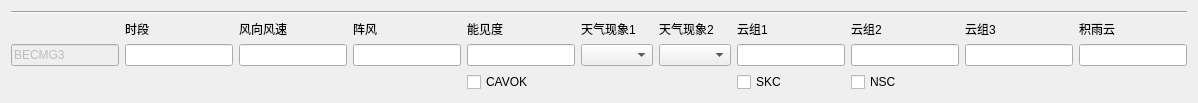
    <widget class="QFrame" name="becmg3_frame">
     <layout class="QVBoxLayout" name="becmg3">
      <item>
       <layout class="QGridLayout" name="becmg3_layout">
        <item row="1" column="13">
         <widget class="QLabel" name="becmg3_cb_label">
          <property name="text">
           <string>积雨云</string>
          </property>
          <property name="buddy">
           <cstring>becmg3_cb</cstring>
          </property>
         </widget>
        </item>
        <item row="3" column="12">
         <widget class="QLineEdit" name="becmg3_cloud3"/>
        </item>
        <item row="3" column="6">
         <widget class="QLineEdit" name="becmg3_gust"/>
        </item>
        <item row="1" column="10">
         <widget class="QLabel" name="becmg3_cloud1_label">
          <property name="text">
           <string>云组1</string>
          </property>
          <property name="buddy">
           <cstring>becmg3_cloud1</cstring>
          </property>
         </widget>
        </item>
        <item row="1" column="12">
         <widget class="QLabel" name="becmg3_cloud3_label">
          <property name="text">
           <string>云组3</string>
          </property>
          <property name="buddy">
           <cstring>becmg3_cloud3</cstring>
          </property>
         </widget>
        </item>
        <item row="3" column="11">
         <widget class="QLineEdit" name="becmg3_cloud2"/>
        </item>
        <item row="1" column="5">
         <widget class="QLabel" name="becmg3_wind_label">
          <property name="text">
           <string>风向风速</string>
          </property>
          <property name="buddy">
           <cstring>becmg3_wind</cstring>
          </property>
         </widget>
        </item>
        <item row="1" column="11">
         <widget class="QLabel" name="becmg3_cloud2_label">
          <property name="text">
           <string>云组2</string>
          </property>
          <property name="buddy">
           <cstring>becmg3_cloud2</cstring>
          </property>
         </widget>
        </item>
        <item row="3" column="13">
         <widget class="QLineEdit" name="becmg3_cb"/>
        </item>
        <item row="3" column="4">
         <widget class="QLineEdit" name="becmg3_period"/>
        </item>
        <item row="1" column="6">
         <widget class="QLabel" name="becmg3_gust_label">
          <property name="text">
           <string>阵风</string>
          </property>
          <property name="buddy">
           <cstring>becmg3_gust</cstring>
          </property>
         </widget>
        </item>
        <item row="1" column="4">
         <widget class="QLabel" name="becmg3_period_label">
          <property name="text">
           <string>时段</string>
          </property>
          <property name="buddy">
           <cstring>becmg3_period</cstring>
          </property>
         </widget>
        </item>
        <item row="1" column="7">
         <widget class="QLabel" name="becmg3_vis_label">
          <property name="text">
           <string>能见度</string>
          </property>
          <property name="buddy">
           <cstring>becmg3_vis</cstring>
          </property>
         </widget>
        </item>
        <item row="1" column="9">
         <widget class="QLabel" name="becmg3_weather2_label">
          <property name="text">
           <string>天气现象2</string>
          </property>
          <property name="buddy">
           <cstring>becmg3_weather2</cstring>
          </property>
         </widget>
        </item>
        <item row="3" column="5">
         <widget class="QLineEdit" name="becmg3_wind"/>
        </item>
        <item row="3" column="10">
         <widget class="QLineEdit" name="becmg3_cloud1"/>
        </item>
        <item row="3" column="7">
         <widget class="QLineEdit" name="becmg3_vis"/>
        </item>
        <item row="3" column="8">
         <widget class="QComboBox" name="becmg3_weather1"/>
        </item>
        <item row="3" column="3">
         <widget class="QLineEdit" name="becmg3_title">
          <property name="enabled">
           <bool>false</bool>
          </property>
          <property name="text">
           <string>BECMG3</string>
          </property>
         </widget>
        </item>
        <item row="3" column="9">
         <widget class="QComboBox" name="becmg3_weather2"/>
        </item>
        <item row="0" column="3" colspan="11">
         <widget class="Line" name="becmg3_line">
          <property name="orientation">
           <enum>Qt::Horizontal</enum>
          </property>
         </widget>
        </item>
        <item row="1" column="8">
         <widget class="QLabel" name="becmg3_weather1_label">
          <property name="text">
           <string>天气现象1</string>
          </property>
          <property name="buddy">
           <cstring>becmg3_weather1</cstring>
          </property>
         </widget>
        </item>
        <item row="4" column="7">
         <widget class="QCheckBox" name="becmg3_cavok">
          <property name="text">
           <string>CAVOK</string>
          </property>
         </widget>
        </item>
        <item row="4" column="10">
         <widget class="QCheckBox" name="becmg3_skc">
          <property name="text">
           <string>SKC</string>
          </property>
         </widget>
        </item>
        <item row="4" column="11">
         <widget class="QCheckBox" name="becmg3_nsc">
          <property name="text">
           <string>NSC</string>
          </property>
         </widget>
        </item>
       </layout>
      </item>
     </layout>
    </widget>
